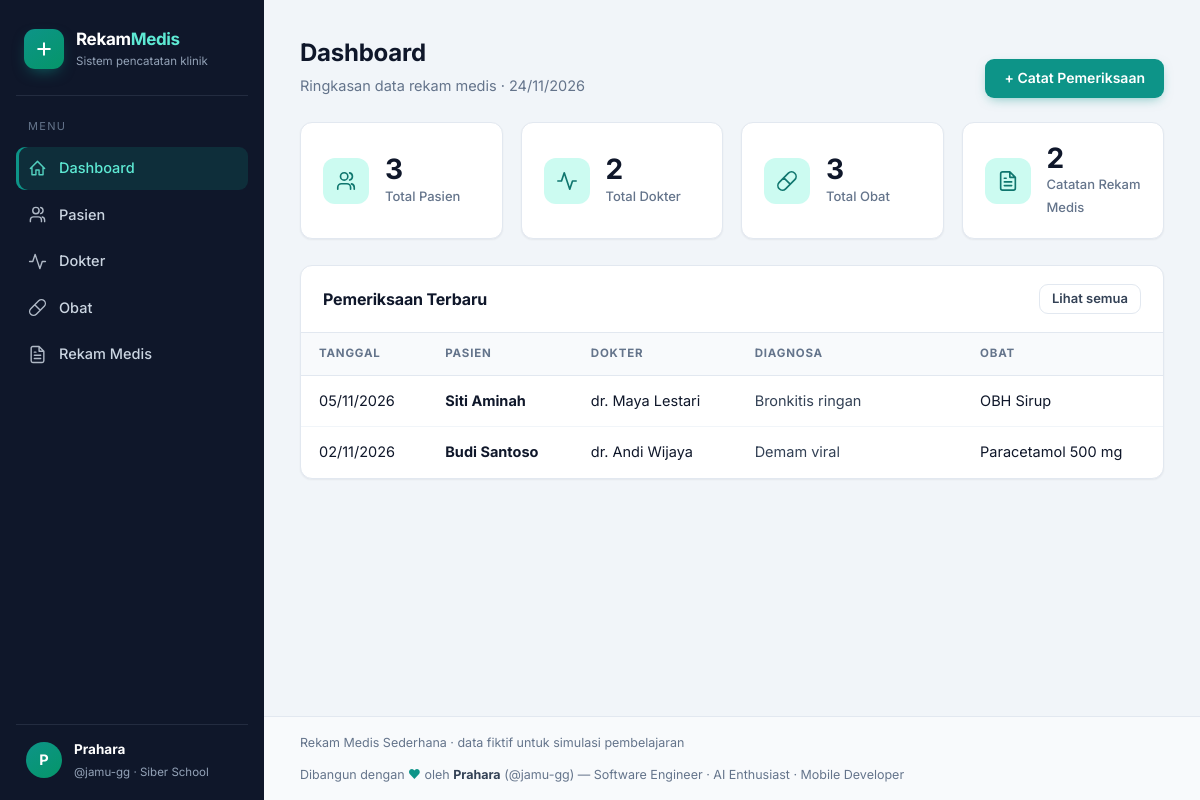
The page / on the database its author committed.
### tables this page shows
CREATE TABLE IF NOT EXISTS rekam_medis (
  id_rekam INT(11) NOT NULL AUTO_INCREMENT,
  id_pasien INT(11) NOT NULL,
  id_dokter INT(11) NOT NULL,
  id_obat INT(11) NOT NULL,
  tanggal_periksa DATE NOT NULL,
  keluhan TEXT NOT NULL,
  diagnosa TEXT NOT NULL,
  tindakan TEXT NOT NULL,
  resep VARCHAR(100) NOT NULL,
  PRIMARY KEY (id_rekam),
  CONSTRAINT fk_rm_pasien FOREIGN KEY (id_pasien) REFERENCES pasien (id_pasien) ON UPDATE CASCADE ON DELETE RESTRICT,
  CONSTRAINT fk_rm_dokter FOREIGN KEY (id_dokter) REFERENCES dokter (id_dokter) ON UPDATE CASCADE ON DELETE RESTRICT,
  CONSTRAINT fk_rm_obat   FOREIGN KEY (id_obat)   REFERENCES obat   (id_obat)   ON UPDATE CASCADE ON DELETE RESTRICT
);

CREATE TABLE IF NOT EXISTS pasien (
  id_pasien INT(11) NOT NULL AUTO_INCREMENT,
  no_rm VARCHAR(20) NOT NULL,
  nama_pasien VARCHAR(100) NOT NULL,
  jenis_kelamin ENUM('L','P') NOT NULL,
  tanggal_lahir DATE NOT NULL,
  alamat TEXT NOT NULL,
  PRIMARY KEY (id_pasien),
  UNIQUE KEY uq_no_rm (no_rm)
);

CREATE TABLE IF NOT EXISTS dokter (
  id_dokter INT(11) NOT NULL AUTO_INCREMENT,
  nama_dokter VARCHAR(100) NOT NULL,
  spesialisasi VARCHAR(50) NOT NULL,
  PRIMARY KEY (id_dokter)
);

CREATE TABLE IF NOT EXISTS obat (
  id_obat INT(11) NOT NULL AUTO_INCREMENT,
  nama_obat VARCHAR(100) NOT NULL,
  satuan VARCHAR(30) NOT NULL,
  stok INT(11) NOT NULL DEFAULT 0,
  PRIMARY KEY (id_obat)
);

### includes/helpers.php (called while the page is built, shortened)
<?php
function e($v): string
{
    return htmlspecialchars((string)$v, ENT_QUOTES, 'UTF-8');
}
function tgl($d): string
{
    return $d ? date('d/m/Y', strtotime($d)) : '-';
}

### index.php (the view, shortened to what this page needs)
<?php
require_once __DIR__ . '/includes/init.php';
$stat = $koneksi->query(
    'SELECT (SELECT COUNT(*) FROM pasien)      AS total_pasien,
            (SELECT COUNT(*) FROM dokter)      AS total_dokter,
            (SELECT COUNT(*) FROM obat)        AS total_obat,
            (SELECT COUNT(*) FROM rekam_medis) AS total_rekam'
)->fetch_assoc();
$terbaru = $koneksi->query(
    'SELECT rm.id_rekam, rm.tanggal_periksa, rm.diagnosa, p.nama_pasien, d.nama_dokter, o.nama_obat
     FROM rekam_medis rm
     INNER JOIN pasien p ON rm.id_pasien = p.id_pasien
     INNER JOIN dokter d ON rm.id_dokter = d.id_dokter
     LEFT  JOIN obat   o ON rm.id_obat   = o.id_obat
     ORDER BY rm.tanggal_periksa DESC, rm.id_rekam DESC
     LIMIT 5'
)->fetch_all(MYSQLI_ASSOC);
$cards = [
    ['Total Pasien',       $stat['total_pasien'], '/pasien/',      'M17 21v-2a4 4 0 0 0-4-4H7a4 4 0 0 0-4 4v2M10 11a4 4 0 1 0 0-8 4 4 0 0 0 0 8zM21 21v-2a4 4 0 0 0-3-3.87M16 3.13a4 4 0 0 1 0 7.75'],
    ['Total Dokter',       $stat['total_dokter'], '/dokter/',      'M22 12h-4l-3 9L9 3l-3 9H2'],
    ['Total Obat',         $stat['total_obat'],   '/obat/',        'M10.5 20.5l10-10a4.95 4.95 0 0 0-7-7l-10 10a4.95 4.95 0 0 0 7 7zM8.5 8.5l7 7'],
    ['Catatan Rekam Medis', $stat['total_rekam'], '/rekam_medis/', 'M14 2H6a2 2 0 0 0-2 2v16a2 2 0 0 0 2 2h12a2 2 0 0 0 2-2V8zM14 2v6h6M16 13H8M16 17H8M10 9H8'],
];
require __DIR__ . '/includes/header.php';
?>
<div class="page-head">
  <div>
    <h1>Dashboard</h1>
    <p>Ringkasan data rekam medis · <?= date('d/m/Y') ?></p>
  </div>
  <a href="<?= BASE_URL ?>/rekam_medis/tambah.php" class="btn btn-primary">+ Catat Pemeriksaan</a>
</div>
<div class="stats">
  <?php foreach ($cards as $c): ?>
    <a href="<?= BASE_URL . $c[2] ?>" class="card stat" style="color:inherit">
      <div class="stat-ico"><svg viewBox="0 0 24 24" fill="none" stroke="currentColor" stroke-width="1.8" stroke-linecap="round" stroke-linejoin="round"><path d="<?= $c[3] ?>"/></svg></div>
      <div><strong><?= (int)$c[1] ?></strong><span><?= e($c[0]) ?></span></div>
    </a>
  <?php endforeach; ?>
</div>
<div class="card">
  <div class="panel-title">
    <h2>Pemeriksaan Terbaru</h2>
    <a href="<?= BASE_URL ?>/rekam_medis/" class="btn btn-ghost btn-sm">Lihat semua</a>
  </div>
  <div class="table-wrap">
    <table>
      <thead><tr><th>Tanggal</th><th>Pasien</th><th>Dokter</th><th>Diagnosa</th><th>Obat</th></tr></thead>
      <tbody>
      <?php foreach ($terbaru as $r): ?>
        <tr>
          <td style="white-space:nowrap"><?= tgl($r['tanggal_periksa']) ?></td>
          <td><strong><?= e($r['nama_pasien']) ?></strong></td>
          <td><?= e($r['nama_dokter']) ?></td>
          <td class="wrap"><?= e($r['diagnosa']) ?></td>
          <td><?= $r['nama_obat'] !== null ? e($r['nama_obat']) : '—' ?></td>
        </tr>
      <?php endforeach; ?>
      </tbody>
    </table>
  </div>
</div>
<?php require __DIR__ . '/includes/footer.php'; ?>

### assets/style.css (style rules this page uses)
:root { --slate-950:#0f172a; --slate-900:#1e293b; --slate-700:#334155; --slate-600:#475569; --slate-500:#64748b; --slate-400:#94a3b8; --slate-300:#cbd5e1; --slate-200:#e2e8f0; --slate-100:#f1f5f9; --slate-50:#f8fafc; --teal:#0d9488; --teal-dark:#0f766e; --teal-soft:#ccfbf1; --emerald:#059669; --red:#dc2626; --red-soft:#fee2e2; --green-soft:#d1fae5; --radius:12px; --shadow-sm:0 1px 2px rgba(15,23,42,.06); --shadow-md:0 6px 20px -8px rgba(15,23,42,.14); }
* { box-sizing:border-box }
html { scroll-behavior:smooth }
body { margin:0;font-family:'Inter',system-ui,-apple-system,'Segoe UI',sans-serif;background:var(--slate-100);color:var(--slate-950);font-size:14.5px;line-height:1.55;-webkit-font-smoothing:antialiased }
a { color:var(--teal-dark);text-decoration:none }
h1,h2,h3 { margin:0;letter-spacing:-.01em }
.page-head { display:flex;justify-content:space-between;align-items:flex-end;gap:16px;flex-wrap:wrap;margin-bottom:24px }
.page-head h1 { font-size:24px;font-weight:700 }
.page-head p { margin:4px 0 0;color:var(--slate-500) }
.card { background:#fff;border:1px solid var(--slate-200);border-radius:var(--radius);box-shadow:var(--shadow-sm) }
.btn { display:inline-flex;align-items:center;gap:8px;padding:10px 18px;border-radius:9px;border:1px solid transparent;font:inherit;font-weight:600;font-size:14px;cursor:pointer;transition:all .15s;text-decoration:none;line-height:1.2 }
.btn-primary { background:var(--teal);color:#fff;box-shadow:0 4px 12px -4px rgba(13,148,136,.55) }
.btn-ghost { background:#fff;border-color:var(--slate-200);color:var(--slate-700) }
.btn-sm { padding:6px 12px;font-size:13px }
.stats { display:grid;grid-template-columns:repeat(4,1fr);gap:18px;margin-bottom:26px }
.stat { padding:20px 22px;display:flex;align-items:center;gap:16px;transition:transform .2s,box-shadow .2s }
.stat-ico { width:46px;height:46px;border-radius:12px;background:var(--teal-soft);color:var(--teal-dark);display:grid;place-items:center;flex:none }
.stat-ico svg { width:22px;height:22px }
.stat strong { display:block;font-size:28px;line-height:1.1;letter-spacing:-.03em }
.stat span { color:var(--slate-500);font-size:13px;font-weight:500 }
.table-wrap { overflow-x:auto }
table { width:100%;border-collapse:collapse }
th { background:var(--slate-50);color:var(--slate-500);font-size:11.5px;text-transform:uppercase;letter-spacing:.07em;text-align:left;padding:12px 18px;white-space:nowrap;border-bottom:1px solid var(--slate-200) }
td { padding:14px 18px;border-bottom:1px solid var(--slate-100);vertical-align:top }
tbody tr:last-child td { border-bottom:0 }
td.wrap { min-width:200px;max-width:280px;color:var(--slate-700) }
.panel-title { display:flex;justify-content:space-between;align-items:center;padding:18px 22px;border-bottom:1px solid var(--slate-200) }
.panel-title h2 { font-size:16px }

### rows shown on the page
rekam_medis: tanggal_periksa "05/11/2026", id_pasien.nama_pasien "Siti Aminah", id_dokter.nama_dokter "dr. Maya Lestari", diagnosa "Bronkitis ringan", id_obat.nama_obat "OBH Sirup"
rekam_medis: tanggal_periksa "02/11/2026", id_pasien.nama_pasien "Budi Santoso", id_dokter.nama_dokter "dr. Andi Wijaya", diagnosa "Demam viral", id_obat.nama_obat "Paracetamol 500 mg"

### other values the page prints
$n[0] "Dashboard"
$n[0] "Pasien"
$n[0] "Dokter"
$n[0] "Obat"
$n[0] "Rekam Medis"
$c[1] "3"
$c[0] "Total Pasien"
$c[1] "2"
$c[0] "Total Dokter"
$c[0] "Total Obat"
$c[0] "Catatan Rekam Medis"
